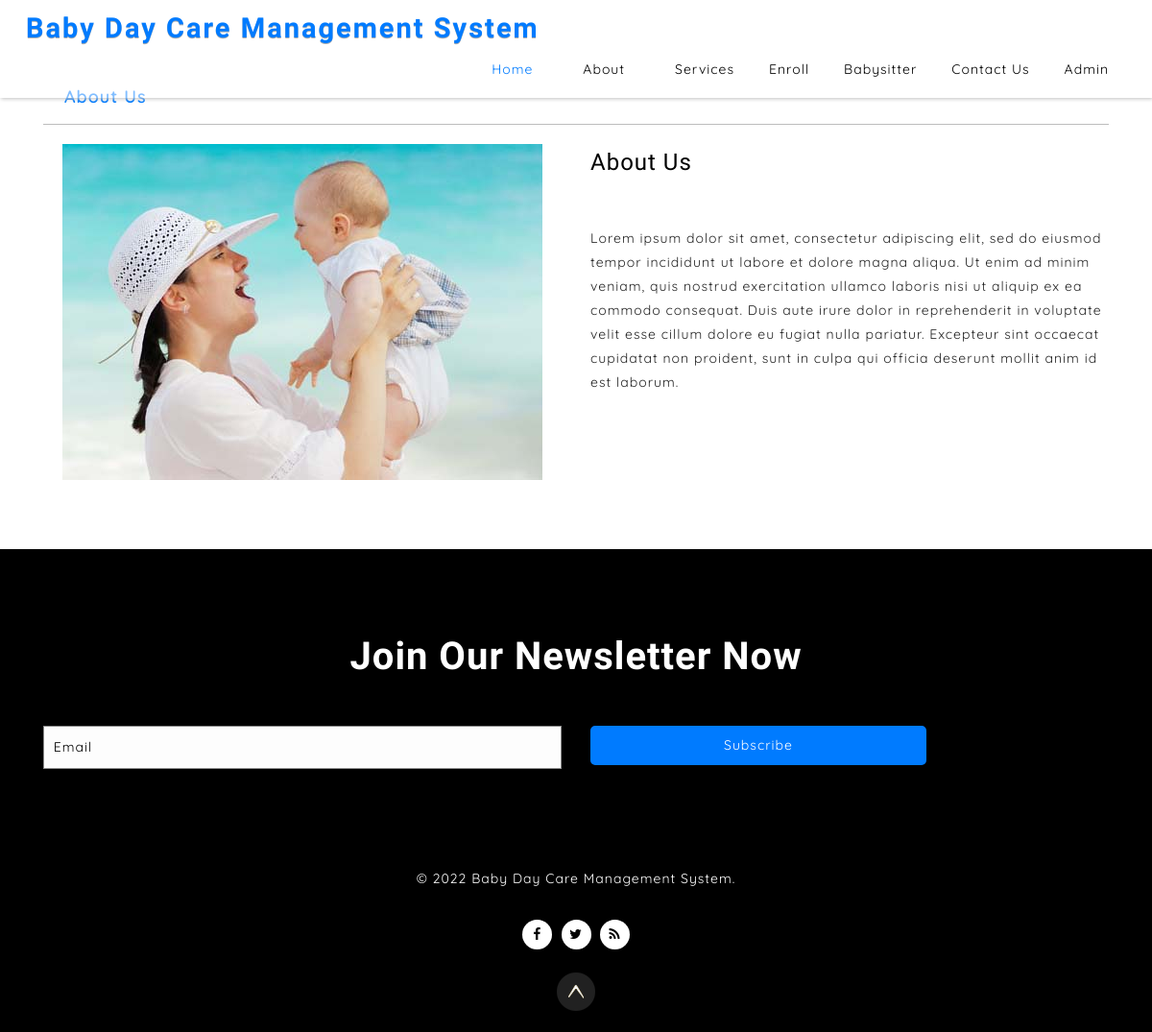
Page /bdcms/about.php on the committed database.
### tables this page shows
CREATE TABLE `tblpage` (
  `ID` int(10) NOT NULL,
  `PageType` varchar(200) DEFAULT NULL,
  `PageTitle` varchar(200) DEFAULT NULL,
  `PageDescription` mediumtext DEFAULT NULL,
  `Email` varchar(200) DEFAULT NULL,
  `MobileNumber` bigint(10) DEFAULT NULL,
  `UpdationDate` timestamp NULL DEFAULT NULL ON UPDATE current_timestamp()
);

### bdcms/about.php (the view, shortened to what this page needs)
<?php
include('includes/config.php');
?>
<!DOCTYPE html>
<html lang="zxx">
   <head>
      <link href="css/bootstrap.min.css" rel="stylesheet" type="text/css" media="all">
      <link href="css/font-awesome.min.css" rel="stylesheet">
      <link href="css/style.css" rel='stylesheet' type='text/css' media="all">
   </head>
   <body>
      <div class="main-top" id="home">
         <?php include_once("includes/navbar.php");?>
      <section class="about py-lg-4 py-md-3 py-sm-3 py-3" id="about">
         <div class="container py-lg-5 py-md-5 py-sm-4 py-3">
            <div class="main">
               <label for="tab1" class="baby-care">About Us</label>
               <div class="content">
                  <div id="content1">
                     <div class="row">
                        <div class="col-lg-6 text-center image-about-text">
                           <img src="images/ab1.jpg" class="img-fluid" alt="">
                        </div>
                        <div class="col-lg-6 ">
                            <?php
$ret=mysqli_query($con,"select * from tblpage where PageType='aboutus' ");
while ($row=mysqli_fetch_array($ret)) {
?>
                           <div class="about-w3layouts-grid">
                              <h5>
                                <?php  echo $row['PageTitle'];?>
                              </h5>
                           </div>
                           <div class="list-job-grid mt-lg-5 mt-md-4 mt-3 ">
                              <p><?php  echo $row['PageDescription'];?> </p>
                           </div>
                         <?php } ?>
                        </div>
                     </div>
                  </div>
               </div>
            </div>
         </div>
      </section>
     <?php include_once('includes/footer.php');?>
   </body>
</html>

### bdcms/css/style.css (style rules this page uses)
html, body { padding: 0; margin: 0; background: #fff; letter-spacing: 1px; font-family: 'Quicksand', sans-serif; }
html { scroll-behavior: smooth; }
h1, h2, h3, h4, h5, h6 { margin: 0; padding: 0; font-family: 'Dosis', sans-serif; letter-spacing: 1px; }
p { margin: 0; padding: 0; letter-spacing: 1px; font-family: 'Quicksand', sans-serif; }
.list-job-grid p, .wthree-header-abt p, .client-txt-info p, .event-blog-w3pvt p, .contact_footer_grid_left p, .contact_footer_grid_left p a { font-size: 14px; color: #252525; line-height: 25px; }
.about-w3layouts-grid h5, .wthree-header-abt h2, .wthree-header-abt h5, .blog-matter h6 a { font-size: 28px; color: #000; text-transform: capitalize; font-weight: 500; line-height: 38px; }
.main-top { position:relative; }
*, *:before, *:after { margin: 0; padding: 0; box-sizing: border-box; }
.content { background:transparent; color: #373737; border: none; border-top: 1px solid #bdbdbd; }
.content > div { display: none; padding: 20px 0px 0px; }
label.baby-care { display: inline-block; padding: 15px 22px; font-weight: 600; text-align: center; margin: 0px; font-size: 18px; }
input:checked + label { background:transparent; color:#007bff; }
#tab1:checked ~ .content #content1, #tab2:checked ~ .content #content2, #tab3:checked ~ .content #content3, #tab4:checked ~ .content #content4 { display: block; }
@media (max-width:1366px) { .about-w3layouts-grid h5, .wthree-header-abt h5,.wthree-header-abt h2, .blog-matter h6 a { font-size: 24px; } }

### rows in the picture
tblpage: PageTitle "About Us", PageDescription "Lorem ipsum dolor sit amet, consectetur adipiscing elit, sed do eiusmod tempor incididunt ut labore et dolore magna aliqua. Ut enim ad minim veniam, quis nostrud exercitation ullamco laboris nisi ut aliquip ex ea commodo consequat. Duis aute irure dolor in reprehenderit in voluptate velit esse cillum dolore eu fugiat nulla pariatur. Excepteur sint occaecat cupidatat non proident, sunt in culpa qui officia deserunt mollit anim id est laborum."
